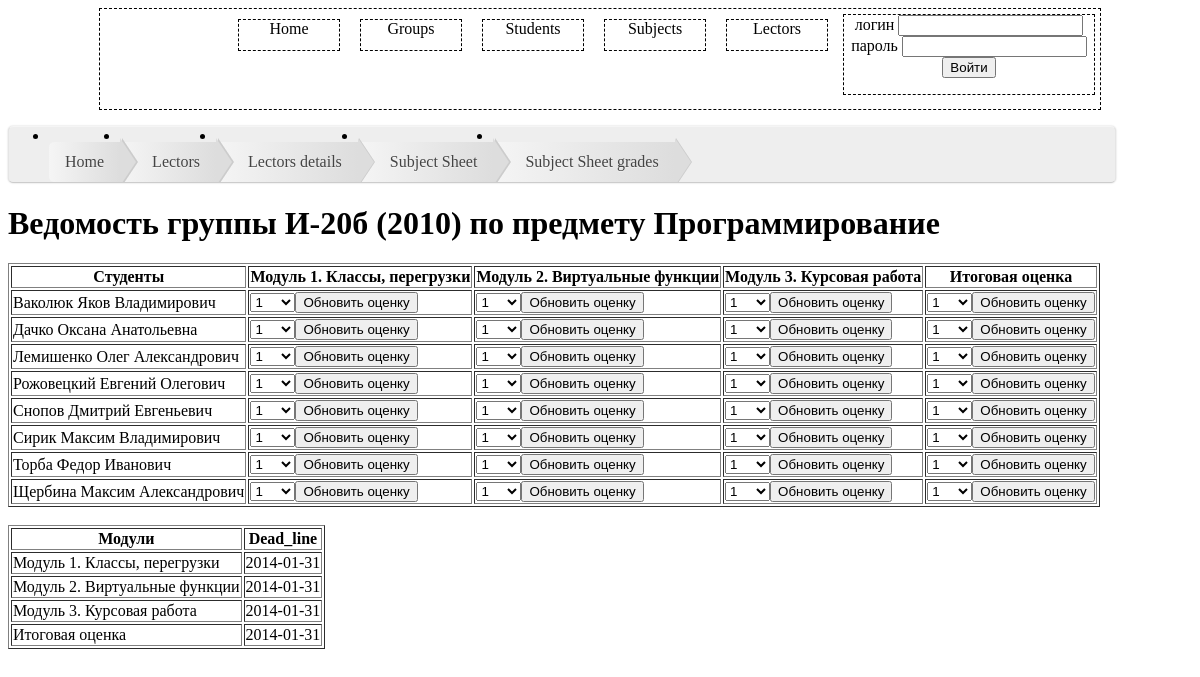
The page /vedomost_grades.php?groupId=1&subjectId=30 on the database as committed earlier.
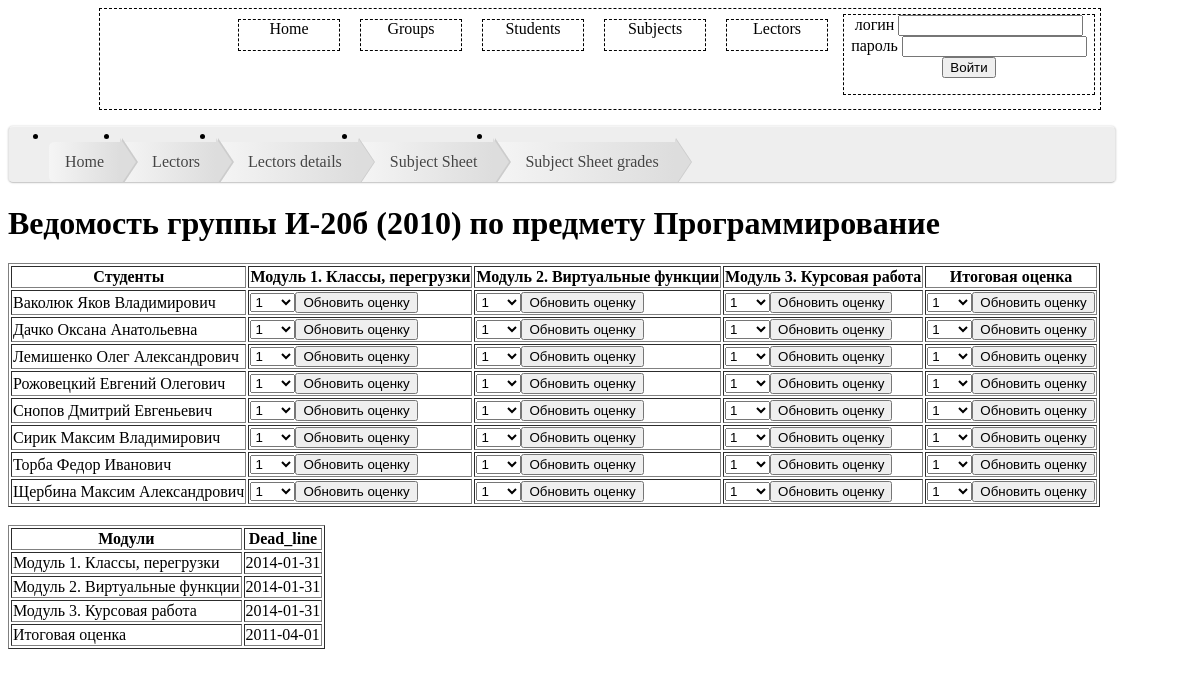
The same page on the database as committed later.
### tables this page shows
CREATE TABLE IF NOT EXISTS `modules` (
  `module_id` int(10) NOT NULL AUTO_INCREMENT,
  `module_name` text,
  `subject_id` int(10) DEFAULT NULL,
  PRIMARY KEY (`module_id`),
  KEY `modules_fk1` (`subject_id`)
);

CREATE TABLE IF NOT EXISTS `groups_modules` (
  `group_module_id` int(10) NOT NULL AUTO_INCREMENT,
  `group_id` int(10) DEFAULT NULL,
  `module_id` int(10) DEFAULT NULL,
  `dead_line` date DEFAULT NULL,
  PRIMARY KEY (`group_module_id`),
  KEY `groups_modules_fk1` (`group_id`),
  KEY `groups_modules_fk2` (`module_id`)
);

### vedomost_grades.php (the view, shortened to what this page needs)
<?php
include('index.php');
echo "<ul id=\"breadcrumbs\">
        <li><a href=\"index.php\">Home</a></li>
        <li><a href=\"list.php?info=lectors\">Lectors</a></li>
		<li><a href=\"lectors_details.php?lectorId=".$_GET['lectorId']."\">Lectors details</a></li>
		<li><a href=\"vedomost.php?groupId=".$_GET['groupId']."&subjectId=".$_GET['subjectId']."\">Subject Sheet</a></li>
		<li><a href=\"vedomost_grades.php?groupId=".$_GET['groupId']."&subjectId=".$_GET['subjectId']."\">Subject Sheet grades</a></li>
    </ul>";
$groupId=$_GET['groupId'];
$subjectId=$_GET['subjectId'];
$queryGroup = "Select * from groups where group_id=".$groupId ;
$result=mysql_query($queryGroup );
$rowGroup = mysql_fetch_array($result);
$querySubject = "Select * from subjects where subject_id=".$subjectId ;
$result=mysql_query($querySubject );
$rowSubject = mysql_fetch_array($result);
echo "<h1> Ведомость группы ". $rowGroup['group_name']. " по предмету " .  $rowSubject['subject_title'] ."</h1>";
$queryStudent = "Select * from students where group_id=".$groupId;
$resultStudent = $result=mysql_query($queryStudent );
$queryModule = "Select * from modules where subject_id=".$subjectId;
$resultModule = $result=mysql_query($queryModule ) ;
$queryModuled = "Select * from modules where subject_id=".$subjectId;
$queryDead = "Select * from groups_modules join modules on groups_modules.module_id = modules.module_id where group_id=".$groupId;
$resultDead =mysql_query($queryDead );
echo "<table border =1>";
echo"<tr>";
echo "<th>Cтуденты</th>";
while($rowModule = mysql_fetch_array($resultModule))
{
    echo "<th>".$rowModule['module_name']."</th>";
}
echo"</tr>";
	while($rowStudent = mysql_fetch_array($resultStudent))
		{
			echo "<tr>";
			echo "<td>".$rowStudent['student_name']."</td>";
				$resultModuled =mysql_query($queryModuled );
				while($rowModuled = mysql_fetch_array($resultModuled))
				{
					echo "<form action='vedomost_grades.php' method='POST'><td><select name='Grade'>";
					echo  "<option value='" . "1" . "'>". '1'."</option>";
					 echo "</select>";
					 echo  "<input type='submit' value='Обновить оценку'>";
					 echo "</td>";
					  echo "</form>";
				}
				echo "</tr>";
		}
$queryModule = "Select * from modules where subject_id=".$subjectId;
$resultModule = $result=mysql_query($queryModule ) ;
echo "</table>";
echo "<table border =1>";
echo"<tr>";
echo "<th>Модули</th>";
echo "<th>Dead_line</th>";
echo "</tr>";
while($rowModule = mysql_fetch_array($resultModule)){
    $rowDead = mysql_fetch_array($resultDead);
    echo "<td>".$rowModule['module_name']."</td>";
	echo "<td>".$rowDead['dead_line']."</td>";
}
echo "</table>";
?>

Rows that differ between the two databases and show on the page:
changed through a linked row, modules "Итоговая оценка": groups_modules.dead_line "2014-01-31" → "2011-04-01"
